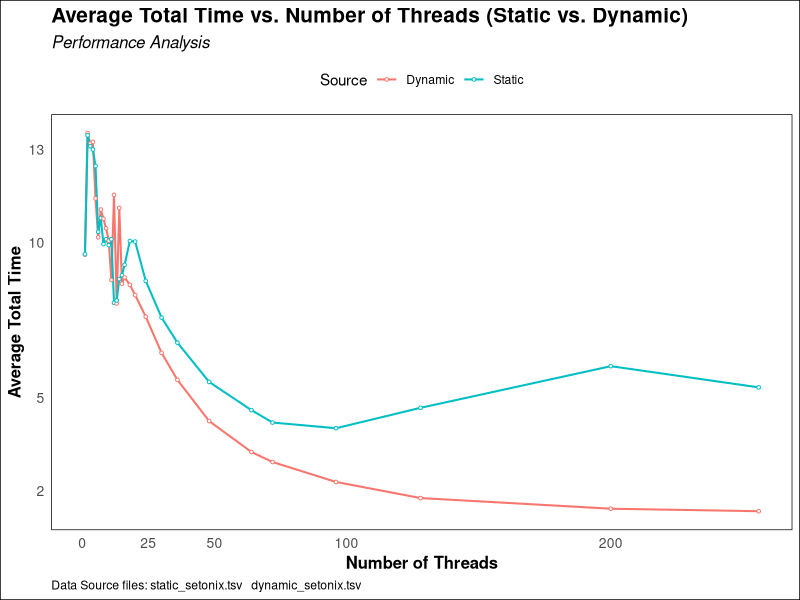
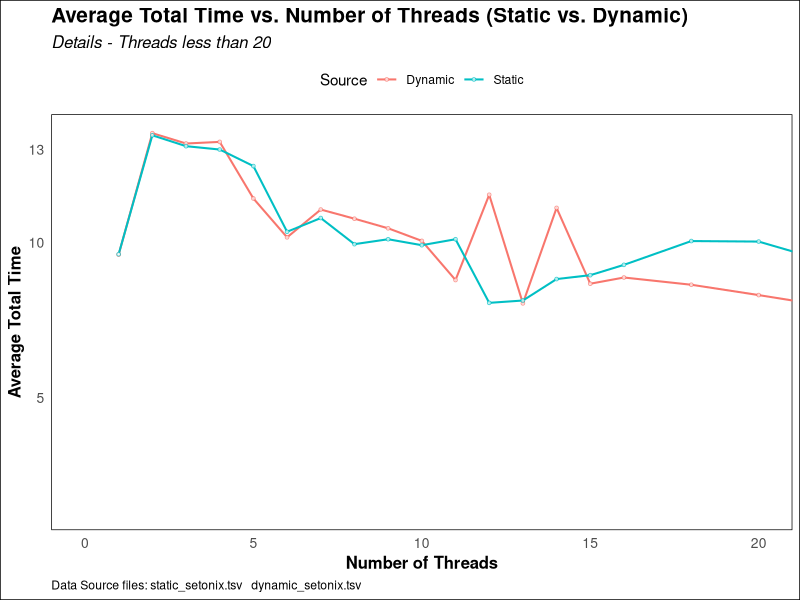
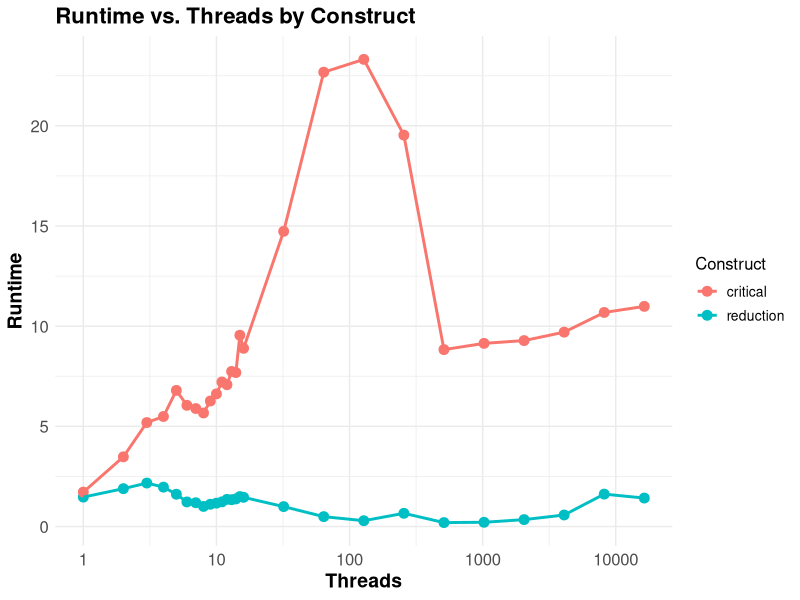
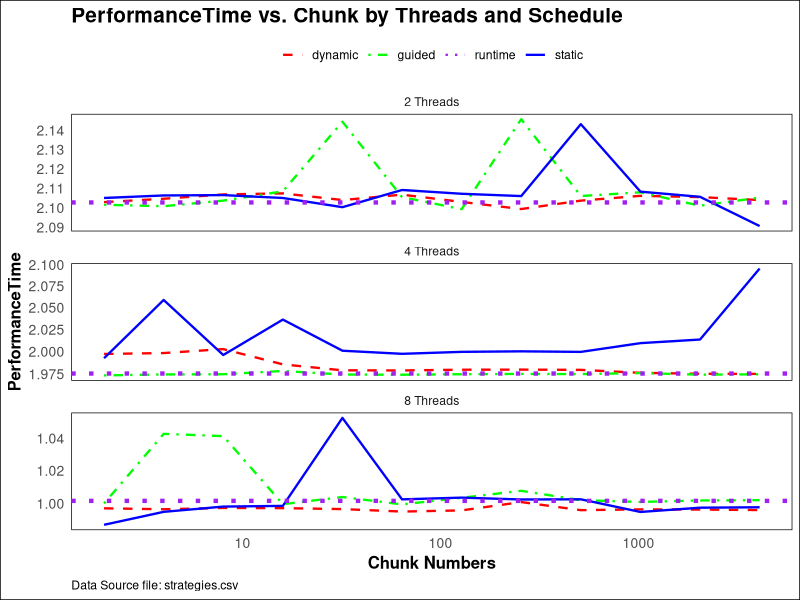
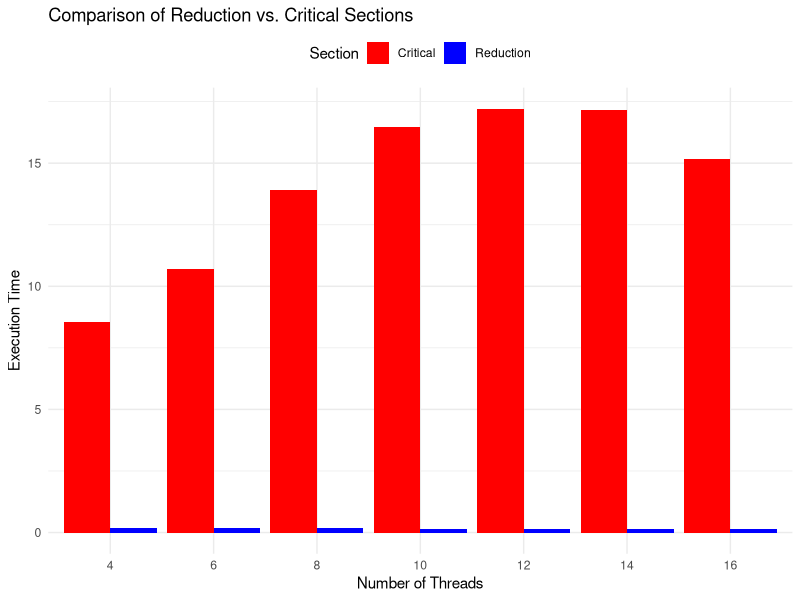
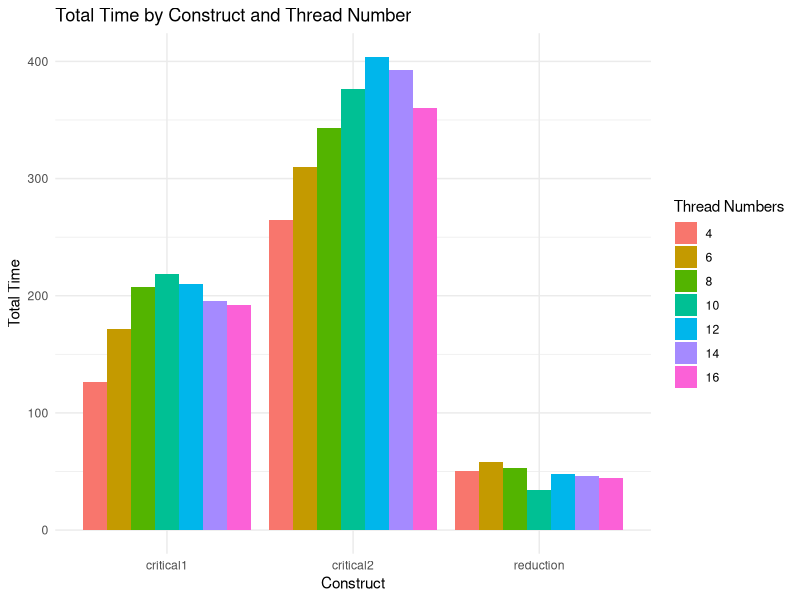

R code for these plots, in order:
## ---- chunk 1
# Load the necessary libraries if you haven't already
library(ggplot2)
library(dplyr)

# Read the "static" and "dynamic" datasets
data_HPC_S <- read.table("static_setonix.tsv", header = TRUE)
data_HPC_D <- read.table("dynamic_setonix.tsv", header = TRUE)

# Add a column to indicate the source of the data
data_HPC_S$Source <- "Static"
data_HPC_D$Source <- "Dynamic"

# Combine the datasets into one
combined_data <- bind_rows(data_HPC_S, data_HPC_D)

# Group the combined data by Num_Threads and Source, and calculate the average Total_Time for each group
thread_averages <- combined_data %>%
  group_by(Num_Threads, Source) %>%
  summarize(Avg_Total_Time = mean(Total_Time))

# Create a plot to visualize the combined data
ggplot(thread_averages, aes(x = Num_Threads, y = Avg_Total_Time, color = Source)) +
  geom_line(size = 0.7) +
  geom_point(size = 0.9, fill = "white", shape = 21,alpha = 2) +
  labs(x = "Number of Threads", y = "Average Total Time",
       title = "Average Total Time vs. Number of Threads (Static vs. Dynamic)",
       subtitle = "Performance Analysis",
       caption = "Data Source files: static_setonix.tsv   dynamic_setonix.tsv") +
  theme_minimal() +
  theme(legend.position = "top",  # Position the legend at the top
        plot.title = element_text(size = 15, face = "bold"),
        plot.subtitle = element_text(size = 12, face = "italic"),
        plot.caption = element_text(hjust = 0),
        axis.text = element_text(size = 10),
        axis.title = element_text(size = 12, face = "bold"),
        panel.grid.major = element_blank(),
        panel.grid.minor = element_blank(),
        panel.background = element_rect(fill = "white"),
        plot.background = element_rect(fill = "white"),
        panel.border = element_blank())+
         scale_x_continuous(breaks = c(0, 25, 50, 100, 200))+  # Specify the x-axis breaks
         scale_y_continuous(breaks = c(0,2, 5, 10, 13))


## ---- chunk 2
# Create a plot to visualize the combined data, focusing on x < 25
ggplot(thread_averages, aes(x = Num_Threads, y = Avg_Total_Time, color = Source)) +
  geom_line(size = 0.7) +
  geom_point(size = 0.9, fill = "white", shape = 21, alpha = 0.7) +
  labs(x = "Number of Threads", y = "Average Total Time",
       title = "Average Total Time vs. Number of Threads (Static vs. Dynamic)",
       subtitle = "Details - Threads less than 20",
       caption = "Data Source files: static_setonix.tsv   dynamic_setonix.tsv") +
  theme_minimal() +
  theme(legend.position = "top",
        plot.title = element_text(size = 15, face = "bold"),
        plot.subtitle = element_text(size = 12, face = "italic"),
        plot.caption = element_text(hjust = 0),
        axis.text = element_text(size = 10),
        axis.title = element_text(size = 12, face = "bold"),
        panel.grid.major = element_blank(),
        panel.grid.minor = element_blank(),
        panel.background = element_rect(fill = "white"),
        plot.background = element_rect(fill = "white"),
        panel.border = element_blank()) +
  scale_x_continuous(breaks = c(0, 5, 10,15, 20)) +  # Specify the x-axis breaks
  scale_y_continuous(breaks = c(0, 5, 10, 13)) +
  coord_cartesian(xlim = c(0, 20))  # Set x-axis limits to focus on x < 25


## ---- chunk 3
library(ggplot2)
library(dplyr)

# Read the CSV file
data_ReductionCritical <- read.csv("Reduction_Critical.csv")

# Create a plot with improved aesthetics
plot <- ggplot(data_ReductionCritical, aes(x = Threads, y = Runtime, color = Construct)) +
  geom_point(size = 3) + # Increase point size
  geom_line(size = 1, linetype = "solid") + # Solid lines connecting points
  scale_x_log10() +
  labs(x = "Threads", y = "Runtime", title = "Runtime vs. Threads by Construct") +
  theme_minimal() +
  theme(
    plot.title = element_text(size = 16, face = "bold"),
    axis.text = element_text(size = 12),
    axis.title = element_text(size = 14, face = "bold"),
    legend.title = element_text(size = 12),
    legend.text = element_text(size = 10)
  )

# Print the improved plot
print(plot)



## ---- chunk 4
# ...
# ...```{r}
# Load the necessary libraries if you haven't already
library(ggplot2)
library(dplyr)

# Read the CSV file
data_strategy <- read.csv("strategies.csv")

# Filter the data for the "runtime" category
runtime_data <- data_strategy %>%
  filter(Schedule == "runtime" & Threads %in% c(2, 4, 8))

# Define custom color and linetype palettes for schedules
color_palette <- c("static" = "blue", "dynamic" = "red", "guided" = "green", "runtime" = "purple")
linetype_palette <- c("static" = "solid", "dynamic" = "dashed", "guided" = "dotdash", "runtime" = "dotted")

# Create individual line plots for each combination, faceted by Threads
plots <- data_strategy %>%
  ggplot(aes(x = Chunk, y = Runtime, color = Schedule, linetype = Schedule)) +
  geom_line(size = 0.8) +
  geom_hline(data = runtime_data, aes(yintercept = Runtime), linetype = "dotted", color = "purple", size = 1.5) + # Add horizontal lines for the "runtime" category with increased size and color
  labs(x = "Chunk Numbers", y = "PerformanceTime",
       title = "PerformanceTime vs. Chunk by Threads and Schedule",
       caption = "Data Source file: strategies.csv") +
  theme_minimal() +
  theme(
    plot.title = element_text(size = 15, face = "bold"),
    plot.caption = element_text(hjust = 0),
    axis.text = element_text(size = 10),
    axis.title = element_text(size = 12, face = "bold"),
    panel.grid.major = element_blank(),
    panel.grid.minor = element_blank(),
    panel.background = element_rect(fill = "white"),
    plot.background = element_rect(fill = "white"),
    panel.border = element_blank(),
    legend.position = "top",
    legend.title = element_blank(),
    legend.key = element_blank(),
    legend.background = element_blank()
  ) +
  scale_color_manual(values = color_palette) +
  scale_y_log10() +
  scale_x_log10() +
  scale_linetype_manual(values = linetype_palette) +
  facet_wrap(~Threads, scales = "free_y", nrow = 3, labeller = labeller(Threads = c("2" = "2 Threads", "4" = "4 Threads", "8" = "8 Threads"))) # Change facet labels

print(plots)


## ---- chunk 5
library(ggplot2)
# Data for reduction and critical sections
num_threads <- c(4, 6, 8, 10, 12, 14, 16)
reduction_times <- c(0.2, 0.173, 0.173, 0.142, 0.159, 0.13, 0.125)
critical_times <- c(8.532, 10.722, 13.908, 16.478, 17.206, 17.162, 15.167)

# Create data frames
reduction_data <- data.frame(Thread = num_threads, Time = reduction_times, Section = "Reduction")
critical_data <- data.frame(Thread = num_threads, Time = critical_times, Section = "Critical")

# Combine data frames
combined_data <- rbind(reduction_data, critical_data)

# Create the bar chart
ggplot(combined_data, aes(x = as.factor(Thread), y = Time, fill = Section)) +
  geom_bar(stat = "identity", position = "dodge") +
  labs(x = "Number of Threads", y = "Execution Time", title = "Comparison of Reduction vs. Critical Sections") +
  theme_minimal() +
  theme(legend.position = "top") +
  scale_fill_manual(values = c("Reduction" = "blue", "Critical" = "red"))

## ---- chunk 6

# Assuming you have your data in a data frame called "data"
data <- read.table(text = "
construct    thread_num    total_time
critical2    4             264.935
critical2    6             309.856
critical2    8             343.083
critical2    10            376.624
critical2    12            403.853
critical2    14            392.836
critical2    16            359.991
reduction    4             50.24
critical1    4             126.418
reduction    6             57.839
critical1    6             171.52
reduction    8             52.911
critical1    8             207.754
reduction    10            34.267
critical1    10            218.854
reduction    12            47.591
critical1    12            210.014
reduction    14            46.249
critical1    14            195.282
reduction	   16	         	 44.437
critical1	   16		         192.251

", header = TRUE)

# Load the ggplot2 library
library(ggplot2)

# Create a bar plot
ggplot(data, aes(x = construct, y = total_time, fill = factor(thread_num))) +
  geom_bar(stat = "identity", position = "dodge") +
  labs(x = "Construct", y = "Total Time", title = "Total Time by Construct and Thread Number") +
  scale_fill_discrete(name = "Thread Numbers") +
  theme_minimal()



